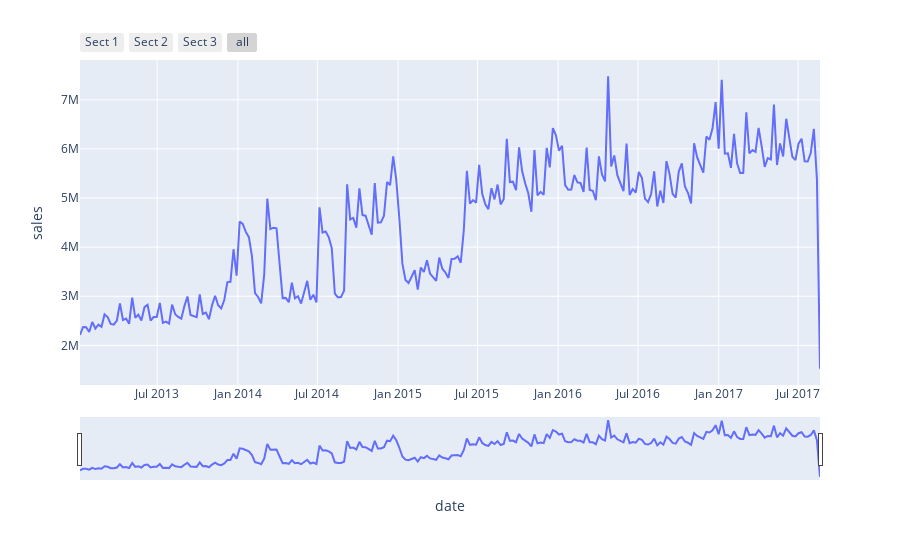
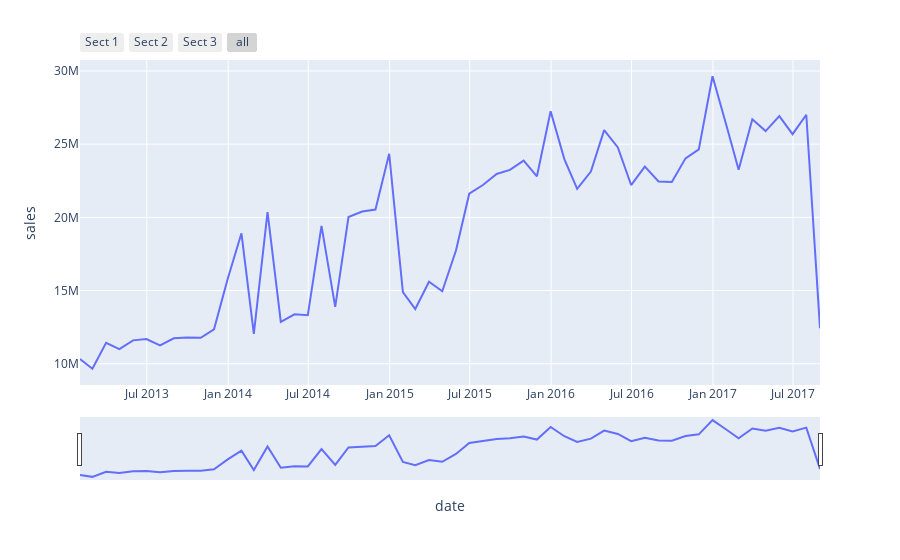
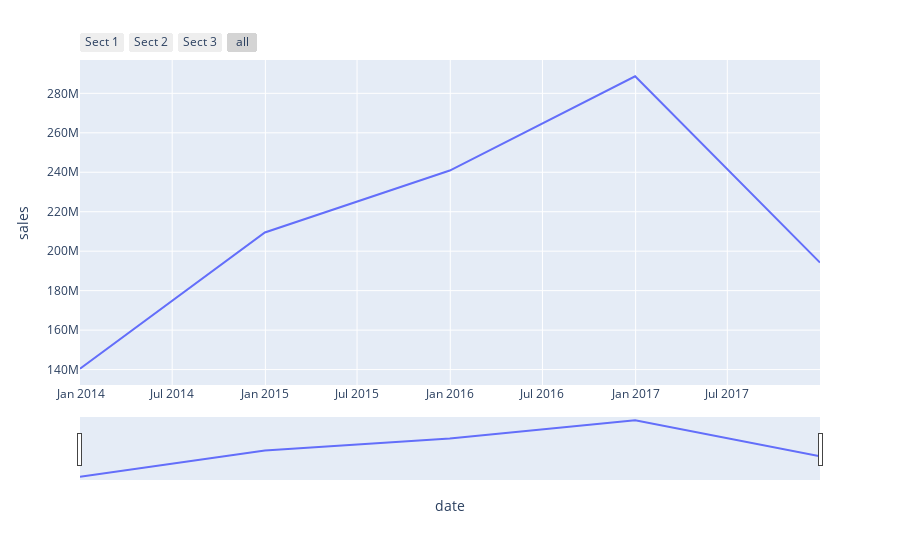

These figures' notebook cell, in order:
### Markdown cell above
#### SALES

### Code cell
# Graph of trends
patterns = ['W','ME','YE']

for pattern in patterns:
        #create new DataFrame
    resample_df = pd.DataFrame()

    #create 'sales' column that summarizes total sales by week
    resample_df['sales'] = sales_df['sales'].resample(pattern).sum()
    #plot weekly sales data
    
    fig = px.line(resample_df,x=resample_df.index, y=resample_df.sales) 
    fig.update_xaxes(
        rangeslider_visible = True,
        rangeselector = dict(
            buttons = list ([
dict(count = 1, label = 'Sect 1' , step = 'year' , stepmode = 'backward'),
dict(count = 2, label = 'Sect 2' , step = 'year' , stepmode = 'backward'),
dict(count = 3, label = 'Sect 3' , step = 'year' , stepmode = 'backward'),
dict(step = 'all')
            ])
        )
    )

    # Creating the Figure instance
 
# showing the plot
    fig.show()

### Figure 1 — Plotly figure (JSON) as saved in the notebook; plotly's stock layout.template omitted (floating-point values rounded to 4 significant figures; data arrays with more than 128 entries replaced by an {"elided": "..."} marker saying what was removed)
{"data": [{"hovertemplate": "date=%{x}<br>sales=%{y}<extra></extra>", "legendgroup": "", "line": {"color": "#636efa", "dash": "solid"}, "marker": {"symbol": "circle"}, "mode": "lines", "name": "", "orientation": "v", "showlegend": false, "type": "scatter", "x": {"elided": "242 str values"}, "xaxis": "x", "y": {"elided": "242 float values"}, "yaxis": "y"}], "layout": {"legend": {"tracegroupgap": 0}, "margin": {"t": 60}, "xaxis": {"anchor": "y", "domain": [0, 1], "rangeselector": {"buttons": [{"count": 1, "label": "Sect 1", "step": "year", "stepmode": "backward"}, {"count": 2, "label": "Sect 2", "step": "year", "stepmode": "backward"}, {"count": 3, "label": "Sect 3", "step": "year", "stepmode": "backward"}, {"step": "all"}]}, "rangeslider": {"visible": true}, "title": {"text": "date"}}, "yaxis": {"anchor": "x", "domain": [0, 1], "title": {"text": "sales"}}}}

### Figure 2 — Plotly figure (JSON) as saved in the notebook; plotly's stock layout.template omitted (floating-point values rounded to 4 significant figures)
{"data": [{"hovertemplate": "date=%{x}<br>sales=%{y}<extra></extra>", "legendgroup": "", "line": {"color": "#636efa", "dash": "solid"}, "marker": {"symbol": "circle"}, "mode": "lines", "name": "", "orientation": "v", "showlegend": false, "type": "scatter", "x": ["2013-01-31T00:00:00", "2013-02-28T00:00:00", "2013-03-31T00:00:00", "2013-04-30T00:00:00", "2013-05-31T00:00:00", "2013-06-30T00:00:00", "2013-07-31T00:00:00", "2013-08-31T00:00:00", "2013-09-30T00:00:00", "2013-10-31T00:00:00", "2013-11-30T00:00:00", "2013-12-31T00:00:00", "2014-01-31T00:00:00", "2014-02-28T00:00:00", "2014-03-31T00:00:00", "2014-04-30T00:00:00", "2014-05-31T00:00:00", "2014-06-30T00:00:00", "2014-07-31T00:00:00", "2014-08-31T00:00:00", "2014-09-30T00:00:00", "2014-10-31T00:00:00", "2014-11-30T00:00:00", "2014-12-31T00:00:00", "2015-01-31T00:00:00", "2015-02-28T00:00:00", "2015-03-31T00:00:00", "2015-04-30T00:00:00", "2015-05-31T00:00:00", "2015-06-30T00:00:00", "2015-07-31T00:00:00", "2015-08-31T00:00:00", "2015-09-30T00:00:00", "2015-10-31T00:00:00", "2015-11-30T00:00:00", "2015-12-31T00:00:00", "2016-01-31T00:00:00", "2016-02-29T00:00:00", "2016-03-31T00:00:00", "2016-04-30T00:00:00", "2016-05-31T00:00:00", "2016-06-30T00:00:00", "2016-07-31T00:00:00", "2016-08-31T00:00:00", "2016-09-30T00:00:00", "2016-10-31T00:00:00", "2016-11-30T00:00:00", "2016-12-31T00:00:00", "2017-01-31T00:00:00", "2017-02-28T00:00:00", "2017-03-31T00:00:00", "2017-04-30T00:00:00", "2017-05-31T00:00:00", "2017-06-30T00:00:00", "2017-07-31T00:00:00", "2017-08-31T00:00:00"], "xaxis": "x", "y": [10330000.0, 9659000.0, 11430000.0, 10990000.0, 11600000.0, 11690000.0, 11260000.0, 11740000.0, 11790000.0, 11780000.0, 12360000.0, 15800000.0, 18910000.0, 12040000.0, 20370000.0, 12860000.0, 13380000.0, 13320000.0, 19420000.0, 13890000.0, 20020000.0, 20400000.0, 20530000.0, 24340000.0, 14900000.0, 13740000.0, 15600000.0, 14960000.0, 17730000.0, 21620000.0, 22210000.0, 22960000.0, 23240000.0, 23880000.0, 22800000.0, 27240000.0, 23980000.0, 21950000.0, 23130000.0, 25960000.0, 24780000.0, 22210000.0, 23460000.0, 22450000.0, 22420000.0, 24030000.0, 24640000.0, 29640000.0, 26330000.0, 23250000.0, 26700000.0, 25900000.0, 26910000.0, 25680000.0, 27010000.0, 12430000.0], "yaxis": "y"}], "layout": {"legend": {"tracegroupgap": 0}, "margin": {"t": 60}, "xaxis": {"anchor": "y", "domain": [0, 1], "rangeselector": {"buttons": [{"count": 1, "label": "Sect 1", "step": "year", "stepmode": "backward"}, {"count": 2, "label": "Sect 2", "step": "year", "stepmode": "backward"}, {"count": 3, "label": "Sect 3", "step": "year", "stepmode": "backward"}, {"step": "all"}]}, "rangeslider": {"visible": true}, "title": {"text": "date"}}, "yaxis": {"anchor": "x", "domain": [0, 1], "title": {"text": "sales"}}}}

### Figure 3 — Plotly figure (JSON) as saved in the notebook; plotly's stock layout.template omitted (floating-point values rounded to 4 significant figures)
{"data": [{"hovertemplate": "date=%{x}<br>sales=%{y}<extra></extra>", "legendgroup": "", "line": {"color": "#636efa", "dash": "solid"}, "marker": {"symbol": "circle"}, "mode": "lines", "name": "", "orientation": "v", "showlegend": false, "type": "scatter", "x": ["2013-12-31T00:00:00", "2014-12-31T00:00:00", "2015-12-31T00:00:00", "2016-12-31T00:00:00", "2017-12-31T00:00:00"], "xaxis": "x", "y": [140400000.0, 209500000.0, 240900000.0, 288700000.0, 194200000.0], "yaxis": "y"}], "layout": {"legend": {"tracegroupgap": 0}, "margin": {"t": 60}, "xaxis": {"anchor": "y", "domain": [0, 1], "rangeselector": {"buttons": [{"count": 1, "label": "Sect 1", "step": "year", "stepmode": "backward"}, {"count": 2, "label": "Sect 2", "step": "year", "stepmode": "backward"}, {"count": 3, "label": "Sect 3", "step": "year", "stepmode": "backward"}, {"step": "all"}]}, "rangeslider": {"visible": true}, "title": {"text": "date"}}, "yaxis": {"anchor": "x", "domain": [0, 1], "title": {"text": "sales"}}}}
